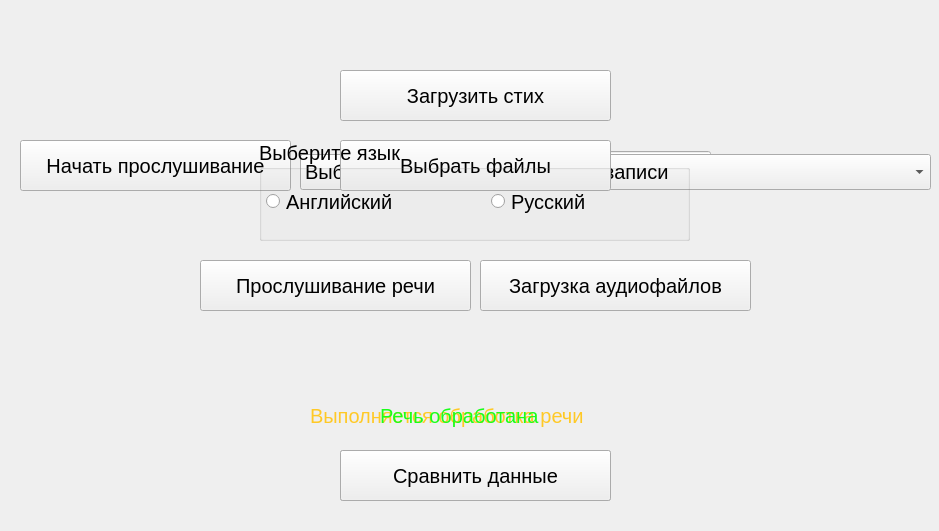
<?xml version="1.0" encoding="UTF-8"?>
<ui version="4.0">
 <class>MainWindow</class>
 <widget class="QMainWindow" name="MainWindow">
  <property name="geometry">
   <rect>
    <x>0</x>
    <y>0</y>
    <width>939</width>
    <height>531</height>
   </rect>
  </property>
  <property name="font">
   <font>
    <pointsize>15</pointsize>
   </font>
  </property>
  <property name="windowTitle">
   <string>MainWindow</string>
  </property>
  <widget class="QWidget" name="centralwidget">
   <widget class="QPushButton" name="loadBtn">
    <property name="geometry">
     <rect>
      <x>340</x>
      <y>70</y>
      <width>271</width>
      <height>51</height>
     </rect>
    </property>
    <property name="text">
     <string>Загрузить стих</string>
    </property>
   </widget>
   <widget class="QPushButton" name="startListenBtn">
    <property name="enabled">
     <bool>true</bool>
    </property>
    <property name="geometry">
     <rect>
      <x>20</x>
      <y>140</y>
      <width>271</width>
      <height>51</height>
     </rect>
    </property>
    <property name="text">
     <string>Начать прослушивание</string>
    </property>
    <property name="autoDefault">
     <bool>false</bool>
    </property>
    <property name="default">
     <bool>false</bool>
    </property>
    <property name="flat">
     <bool>false</bool>
    </property>
   </widget>
   <widget class="QPushButton" name="showResBtn">
    <property name="geometry">
     <rect>
      <x>340</x>
      <y>450</y>
      <width>271</width>
      <height>51</height>
     </rect>
    </property>
    <property name="text">
     <string>Проверить результат</string>
    </property>
   </widget>
   <widget class="QPushButton" name="recBtn">
    <property name="geometry">
     <rect>
      <x>330</x>
      <y>140</y>
      <width>51</width>
      <height>51</height>
     </rect>
    </property>
    <property name="text">
     <string/>
    </property>
    <property name="icon">
     <iconset>
      <normaloff>../Images/Buttons/rec_but.png</normaloff>../Images/Buttons/rec_but.png</iconset>
    </property>
    <property name="iconSize">
     <size>
      <width>51</width>
      <height>51</height>
     </size>
    </property>
    <property name="flat">
     <bool>true</bool>
    </property>
   </widget>
   <widget class="QPushButton" name="pauseBtn">
    <property name="geometry">
     <rect>
      <x>390</x>
      <y>140</y>
      <width>51</width>
      <height>51</height>
     </rect>
    </property>
    <property name="text">
     <string/>
    </property>
    <property name="icon">
     <iconset>
      <normaloff>../Images/Buttons/pause_but.png</normaloff>../Images/Buttons/pause_but.png</iconset>
    </property>
    <property name="iconSize">
     <size>
      <width>51</width>
      <height>51</height>
     </size>
    </property>
    <property name="flat">
     <bool>true</bool>
    </property>
   </widget>
   <widget class="QPushButton" name="continueBtn">
    <property name="geometry">
     <rect>
      <x>450</x>
      <y>140</y>
      <width>51</width>
      <height>51</height>
     </rect>
    </property>
    <property name="text">
     <string/>
    </property>
    <property name="icon">
     <iconset>
      <normaloff>../Images/Buttons/play_but.png</normaloff>../Images/Buttons/play_but.png</iconset>
    </property>
    <property name="iconSize">
     <size>
      <width>51</width>
      <height>51</height>
     </size>
    </property>
    <property name="flat">
     <bool>true</bool>
    </property>
   </widget>
   <widget class="QPushButton" name="stopBtn">
    <property name="geometry">
     <rect>
      <x>510</x>
      <y>140</y>
      <width>51</width>
      <height>51</height>
     </rect>
    </property>
    <property name="text">
     <string/>
    </property>
    <property name="icon">
     <iconset>
      <normaloff>../Images/Buttons/stop_but.png</normaloff>../Images/Buttons/stop_but.png</iconset>
    </property>
    <property name="iconSize">
     <size>
      <width>51</width>
      <height>51</height>
     </size>
    </property>
    <property name="flat">
     <bool>true</bool>
    </property>
   </widget>
   <widget class="QTimeEdit" name="tEdit">
    <property name="enabled">
     <bool>true</bool>
    </property>
    <property name="geometry">
     <rect>
      <x>580</x>
      <y>150</y>
      <width>131</width>
      <height>31</height>
     </rect>
    </property>
    <property name="font">
     <font>
      <pointsize>15</pointsize>
      <kerning>true</kerning>
     </font>
    </property>
    <property name="wrapping">
     <bool>false</bool>
    </property>
    <property name="frame">
     <bool>true</bool>
    </property>
    <property name="readOnly">
     <bool>true</bool>
    </property>
    <property name="buttonSymbols">
     <enum>QAbstractSpinBox::NoButtons</enum>
    </property>
    <property name="accelerated">
     <bool>false</bool>
    </property>
    <property name="correctionMode">
     <enum>QAbstractSpinBox::CorrectToPreviousValue</enum>
    </property>
    <property name="keyboardTracking">
     <bool>true</bool>
    </property>
    <property name="displayFormat">
     <string>hh.mm.ss</string>
    </property>
    <property name="timeSpec">
     <enum>Qt::TimeZone</enum>
    </property>
   </widget>
   <widget class="QComboBox" name="cmb">
    <property name="geometry">
     <rect>
      <x>300</x>
      <y>154</y>
      <width>631</width>
      <height>36</height>
     </rect>
    </property>
    <property name="whatsThis">
     <string>&lt;html&gt;&lt;head/&gt;&lt;body&gt;&lt;p&gt;&lt;br/&gt;&lt;/p&gt;&lt;/body&gt;&lt;/html&gt;</string>
    </property>
    <property name="accessibleName">
     <string/>
    </property>
    <property name="autoFillBackground">
     <bool>true</bool>
    </property>
    <property name="editable">
     <bool>false</bool>
    </property>
    <property name="currentText">
     <string>Выберите аудиоустройство для записи</string>
    </property>
    <property name="placeholderText">
     <string/>
    </property>
    <item>
     <property name="text">
      <string>Выберите аудиоустройство для записи</string>
     </property>
    </item>
   </widget>
   <widget class="QPushButton" name="liveListenBtn">
    <property name="enabled">
     <bool>true</bool>
    </property>
    <property name="geometry">
     <rect>
      <x>200</x>
      <y>260</y>
      <width>271</width>
      <height>51</height>
     </rect>
    </property>
    <property name="text">
     <string>Прослушивание речи</string>
    </property>
    <property name="autoDefault">
     <bool>false</bool>
    </property>
    <property name="default">
     <bool>false</bool>
    </property>
    <property name="flat">
     <bool>false</bool>
    </property>
   </widget>
   <widget class="QPushButton" name="fileListenBtn">
    <property name="enabled">
     <bool>true</bool>
    </property>
    <property name="geometry">
     <rect>
      <x>480</x>
      <y>260</y>
      <width>271</width>
      <height>51</height>
     </rect>
    </property>
    <property name="text">
     <string>Загрузка аудиофайлов</string>
    </property>
    <property name="autoDefault">
     <bool>false</bool>
    </property>
    <property name="default">
     <bool>false</bool>
    </property>
    <property name="flat">
     <bool>false</bool>
    </property>
   </widget>
   <widget class="QPushButton" name="loadFileBtn">
    <property name="enabled">
     <bool>true</bool>
    </property>
    <property name="geometry">
     <rect>
      <x>340</x>
      <y>140</y>
      <width>271</width>
      <height>51</height>
     </rect>
    </property>
    <property name="text">
     <string>Выбрать файлы</string>
    </property>
    <property name="autoDefault">
     <bool>false</bool>
    </property>
    <property name="default">
     <bool>false</bool>
    </property>
    <property name="flat">
     <bool>false</bool>
    </property>
   </widget>
   <widget class="QGroupBox" name="rdBtnTable">
    <property name="geometry">
     <rect>
      <x>259</x>
      <y>140</y>
      <width>431</width>
      <height>101</height>
     </rect>
    </property>
    <property name="title">
     <string>Выберите язык</string>
    </property>
    <property name="flat">
     <bool>false</bool>
    </property>
    <widget class="QRadioButton" name="engBtn">
     <property name="geometry">
      <rect>
       <x>7</x>
       <y>46</y>
       <width>211</width>
       <height>31</height>
      </rect>
     </property>
     <property name="text">
      <string>Английский</string>
     </property>
     <property name="icon">
      <iconset>
       <normaloff>../Images/Languages/ENG.jpg</normaloff>../Images/Languages/ENG.jpg</iconset>
     </property>
     <property name="iconSize">
      <size>
       <width>50</width>
       <height>50</height>
      </size>
     </property>
    </widget>
    <widget class="QRadioButton" name="rusBtn">
     <property name="geometry">
      <rect>
       <x>232</x>
       <y>46</y>
       <width>171</width>
       <height>31</height>
      </rect>
     </property>
     <property name="text">
      <string>Русский</string>
     </property>
     <property name="icon">
      <iconset>
       <normaloff>../Images/Languages/RUS.jpg</normaloff>../Images/Languages/RUS.jpg</iconset>
     </property>
     <property name="iconSize">
      <size>
       <width>50</width>
       <height>50</height>
      </size>
     </property>
    </widget>
   </widget>
   <widget class="QPushButton" name="checkFileRes">
    <property name="enabled">
     <bool>true</bool>
    </property>
    <property name="geometry">
     <rect>
      <x>340</x>
      <y>450</y>
      <width>271</width>
      <height>51</height>
     </rect>
    </property>
    <property name="text">
     <string>Сравнить данные</string>
    </property>
    <property name="autoDefault">
     <bool>false</bool>
    </property>
    <property name="default">
     <bool>false</bool>
    </property>
    <property name="flat">
     <bool>false</bool>
    </property>
   </widget>
   <widget class="QLabel" name="handleLbl">
    <property name="geometry">
     <rect>
      <x>310</x>
      <y>400</y>
      <width>331</width>
      <height>31</height>
     </rect>
    </property>
    <property name="font">
     <font>
      <pointsize>15</pointsize>
     </font>
    </property>
    <property name="styleSheet">
     <string notr="true">color: rgb(255, 201, 38);</string>
    </property>
    <property name="text">
     <string>Выполняется обработка речи</string>
    </property>
   </widget>
   <widget class="QLabel" name="readyLbl">
    <property name="geometry">
     <rect>
      <x>380</x>
      <y>400</y>
      <width>191</width>
      <height>31</height>
     </rect>
    </property>
    <property name="font">
     <font>
      <pointsize>15</pointsize>
     </font>
    </property>
    <property name="styleSheet">
     <string notr="true">color: rgb(25, 255, 25);</string>
    </property>
    <property name="text">
     <string>Речь обработана</string>
    </property>
   </widget>
  </widget>
 </widget>
 <resources/>
 <connections/>
</ui>
